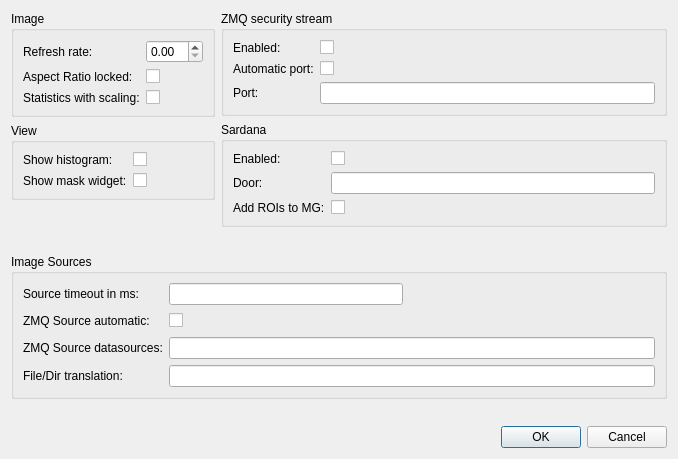
<?xml version="1.0" encoding="UTF-8"?>
<ui version="4.0">
 <class>Dialog</class>
 <widget class="QDialog" name="Dialog">
  <property name="geometry">
   <rect>
    <x>0</x>
    <y>0</y>
    <width>678</width>
    <height>459</height>
   </rect>
  </property>
  <property name="windowTitle">
   <string>Configuration</string>
  </property>
  <layout class="QGridLayout" name="gridLayout_7">
   <item row="0" column="0">
    <layout class="QVBoxLayout" name="verticalLayout_3">
     <item>
      <layout class="QHBoxLayout" name="horizontalLayout">
       <item>
        <layout class="QVBoxLayout" name="verticalLayout">
         <item>
          <widget class="QGroupBox" name="imageGroupBox">
           <property name="title">
            <string>Image</string>
           </property>
           <layout class="QGridLayout" name="gridLayout_2">
            <item row="0" column="0">
             <layout class="QGridLayout" name="imageGridLayout">
              <item row="0" column="0">
               <widget class="QLabel" name="rateLabel">
                <property name="toolTip">
                 <string>refresh rate of the image in seconds</string>
                </property>
                <property name="text">
                 <string>Refresh rate:</string>
                </property>
                <property name="buddy">
                 <cstring>rateDoubleSpinBox</cstring>
                </property>
               </widget>
              </item>
              <item row="0" column="1">
               <widget class="QDoubleSpinBox" name="rateDoubleSpinBox">
                <property name="toolTip">
                 <string>refresh rate of the image in seconds</string>
                </property>
                <property name="singleStep">
                 <double>0.010000000000000</double>
                </property>
               </widget>
              </item>
              <item row="1" column="0">
               <widget class="QLabel" name="aspectlockedLabel">
                <property name="toolTip">
                 <string>lock the aspect ration of the image</string>
                </property>
                <property name="text">
                 <string>Aspect Ratio locked:</string>
                </property>
                <property name="buddy">
                 <cstring>aspectlockedCheckBox</cstring>
                </property>
               </widget>
              </item>
              <item row="1" column="1">
               <widget class="QCheckBox" name="aspectlockedCheckBox">
                <property name="toolTip">
                 <string>lock the aspect ration of the image</string>
                </property>
                <property name="text">
                 <string/>
                </property>
               </widget>
              </item>
              <item row="2" column="0">
               <widget class="QLabel" name="statsscaleLabel">
                <property name="toolTip">
                 <string>statistics values with scaling</string>
                </property>
                <property name="text">
                 <string>Statistics with scaling:</string>
                </property>
                <property name="buddy">
                 <cstring>statsscaleCheckBox</cstring>
                </property>
               </widget>
              </item>
              <item row="2" column="1">
               <widget class="QCheckBox" name="statsscaleCheckBox">
                <property name="toolTip">
                 <string>statistics values with scaling</string>
                </property>
                <property name="text">
                 <string/>
                </property>
               </widget>
              </item>
             </layout>
            </item>
           </layout>
          </widget>
         </item>
         <item>
          <widget class="QGroupBox" name="groupBox_2">
           <property name="title">
            <string>View</string>
           </property>
           <layout class="QGridLayout" name="gridLayout_3">
            <item row="0" column="0">
             <layout class="QGridLayout" name="viewGridLayout">
              <item row="0" column="0">
               <widget class="QLabel" name="showhistoLabel">
                <property name="toolTip">
                 <string>show histogram to set range and color distribution</string>
                </property>
                <property name="text">
                 <string>Show histogram:</string>
                </property>
                <property name="buddy">
                 <cstring>showhistoCheckBox</cstring>
                </property>
               </widget>
              </item>
              <item row="0" column="1">
               <widget class="QCheckBox" name="showhistoCheckBox">
                <property name="toolTip">
                 <string>show histogram to set range and color distribution</string>
                </property>
                <property name="text">
                 <string/>
                </property>
               </widget>
              </item>
              <item row="1" column="0">
               <widget class="QLabel" name="showmaskLabel">
                <property name="toolTip">
                 <string>show widgets to select the image mask</string>
                </property>
                <property name="text">
                 <string>Show mask widget:</string>
                </property>
                <property name="buddy">
                 <cstring>showmaskCheckBox</cstring>
                </property>
               </widget>
              </item>
              <item row="1" column="1">
               <widget class="QCheckBox" name="showmaskCheckBox">
                <property name="toolTip">
                 <string>show widgets to select the image mask</string>
                </property>
                <property name="text">
                 <string/>
                </property>
               </widget>
              </item>
             </layout>
            </item>
           </layout>
          </widget>
         </item>
         <item>
          <spacer name="verticalSpacer">
           <property name="orientation">
            <enum>Qt::Vertical</enum>
           </property>
           <property name="sizeHint" stdset="0">
            <size>
             <width>20</width>
             <height>40</height>
            </size>
           </property>
          </spacer>
         </item>
        </layout>
       </item>
       <item>
        <layout class="QVBoxLayout" name="verticalLayout_2">
         <item>
          <widget class="QGroupBox" name="secGroupBox">
           <property name="title">
            <string>ZMQ security stream</string>
           </property>
           <layout class="QGridLayout" name="gridLayout_4">
            <item row="0" column="0">
             <layout class="QGridLayout" name="secGridLayout">
              <item row="0" column="0">
               <widget class="QLabel" name="secstreamLabel">
                <property name="toolTip">
                 <string>send the zmq security stream with the main image parameters</string>
                </property>
                <property name="text">
                 <string>Enabled:</string>
                </property>
                <property name="buddy">
                 <cstring>secstreamCheckBox</cstring>
                </property>
               </widget>
              </item>
              <item row="0" column="1">
               <widget class="QCheckBox" name="secstreamCheckBox">
                <property name="toolTip">
                 <string>send the zmq security stream with the main image parameters</string>
                </property>
                <property name="text">
                 <string/>
                </property>
               </widget>
              </item>
              <item row="1" column="0">
               <widget class="QLabel" name="secautoportLabel">
                <property name="toolTip">
                 <string>select port automatically for the zmq security stream</string>
                </property>
                <property name="text">
                 <string>Automatic port:</string>
                </property>
                <property name="buddy">
                 <cstring>secautoportCheckBox</cstring>
                </property>
               </widget>
              </item>
              <item row="1" column="1">
               <widget class="QCheckBox" name="secautoportCheckBox">
                <property name="toolTip">
                 <string>select port automatically for the zmq security stream</string>
                </property>
                <property name="text">
                 <string/>
                </property>
               </widget>
              </item>
              <item row="2" column="0">
               <widget class="QLabel" name="secportlLabel">
                <property name="toolTip">
                 <string>port for the zmq security stream</string>
                </property>
                <property name="text">
                 <string>Port:</string>
                </property>
                <property name="buddy">
                 <cstring>secportLineEdit</cstring>
                </property>
               </widget>
              </item>
              <item row="2" column="1">
               <widget class="QLineEdit" name="secportLineEdit">
                <property name="toolTip">
                 <string>port for the zmq security stream</string>
                </property>
               </widget>
              </item>
             </layout>
            </item>
           </layout>
          </widget>
         </item>
         <item>
          <widget class="QGroupBox" name="groupBox">
           <property name="title">
            <string>Sardana</string>
           </property>
           <layout class="QGridLayout" name="gridLayout">
            <item row="0" column="0">
             <layout class="QGridLayout" name="sardanaGridLayout">
              <item row="0" column="0">
               <widget class="QLabel" name="sardanalabel">
                <property name="toolTip">
                 <string>enable sardana features</string>
                </property>
                <property name="text">
                 <string>Enabled:</string>
                </property>
                <property name="buddy">
                 <cstring>sardanaCheckBox</cstring>
                </property>
               </widget>
              </item>
              <item row="0" column="1">
               <widget class="QCheckBox" name="sardanaCheckBox">
                <property name="toolTip">
                 <string>enable sardana features</string>
                </property>
                <property name="text">
                 <string/>
                </property>
               </widget>
              </item>
              <item row="1" column="0">
               <widget class="QLabel" name="doorLabel">
                <property name="toolTip">
                 <string>tango server device name of the Sarana Door</string>
                </property>
                <property name="text">
                 <string>Door:</string>
                </property>
                <property name="buddy">
                 <cstring>doorLineEdit</cstring>
                </property>
               </widget>
              </item>
              <item row="1" column="1">
               <widget class="QLineEdit" name="doorLineEdit">
                <property name="toolTip">
                 <string>tango server device name of the Sarana Door</string>
                </property>
               </widget>
              </item>
              <item row="2" column="0">
               <widget class="QLabel" name="addroisLabel">
                <property name="toolTip">
                 <string>add ROI aliases to the Active Measurement Group</string>
                </property>
                <property name="text">
                 <string>Add ROIs to MG:</string>
                </property>
                <property name="buddy">
                 <cstring>addroisCheckBox</cstring>
                </property>
               </widget>
              </item>
              <item row="2" column="1">
               <widget class="QCheckBox" name="addroisCheckBox">
                <property name="toolTip">
                 <string>add ROI aliases to the Active Measurement Group</string>
                </property>
                <property name="text">
                 <string/>
                </property>
               </widget>
              </item>
             </layout>
            </item>
           </layout>
          </widget>
         </item>
         <item>
          <spacer name="verticalSpacer_2">
           <property name="orientation">
            <enum>Qt::Vertical</enum>
           </property>
           <property name="sizeHint" stdset="0">
            <size>
             <width>20</width>
             <height>40</height>
            </size>
           </property>
          </spacer>
         </item>
        </layout>
       </item>
      </layout>
     </item>
     <item>
      <widget class="QGroupBox" name="sourcesGroupBox">
       <property name="title">
        <string>Image Sources</string>
       </property>
       <layout class="QGridLayout" name="gridLayout_6">
        <item row="0" column="0">
         <layout class="QGridLayout" name="sourcesGridLayout">
          <item row="3" column="1" colspan="4">
           <widget class="QLineEdit" name="dirtransLineEdit">
            <property name="toolTip">
             <string>JSON dictionary denoting what to replace
in the file name and the file directory for Tango File Source</string>
            </property>
           </widget>
          </item>
          <item row="2" column="0">
           <widget class="QLabel" name="zmqtopicsLabel">
            <property name="toolTip">
             <string>ZMQ source datasources separated by spaces</string>
            </property>
            <property name="text">
             <string>ZMQ Source datasources:</string>
            </property>
            <property name="buddy">
             <cstring>zmqtopicsLineEdit</cstring>
            </property>
           </widget>
          </item>
          <item row="2" column="1" colspan="4">
           <widget class="QLineEdit" name="zmqtopicsLineEdit">
            <property name="toolTip">
             <string>ZMQ source datasources separated by spaces</string>
            </property>
           </widget>
          </item>
          <item row="1" column="0">
           <widget class="QLabel" name="autozmqtopicsLabel">
            <property name="toolTip">
             <string>load possible ZMQ source datasources from the stream</string>
            </property>
            <property name="text">
             <string>ZMQ Source automatic:</string>
            </property>
            <property name="buddy">
             <cstring>autozmqtopicsCheckBox</cstring>
            </property>
           </widget>
          </item>
          <item row="1" column="2">
           <spacer name="horizontalSpacer">
            <property name="orientation">
             <enum>Qt::Horizontal</enum>
            </property>
            <property name="sizeHint" stdset="0">
             <size>
              <width>40</width>
              <height>20</height>
             </size>
            </property>
           </spacer>
          </item>
          <item row="3" column="0">
           <widget class="QLabel" name="dirtransLabel">
            <property name="toolTip">
             <string>JSON dictionary denoting what to replace
in the file name and the file directory for Tango File Source</string>
            </property>
            <property name="text">
             <string>File/Dir translation:</string>
            </property>
            <property name="buddy">
             <cstring>dirtransLineEdit</cstring>
            </property>
           </widget>
          </item>
          <item row="1" column="1">
           <widget class="QCheckBox" name="autozmqtopicsCheckBox">
            <property name="toolTip">
             <string>load possible ZMQ source datasources from the stream</string>
            </property>
            <property name="text">
             <string/>
            </property>
           </widget>
          </item>
          <item row="0" column="0">
           <widget class="QLabel" name="timeoutLabel">
            <property name="toolTip">
             <string>source timeout in ms</string>
            </property>
            <property name="text">
             <string>Source timeout in ms:</string>
            </property>
            <property name="buddy">
             <cstring>timeoutLineEdit</cstring>
            </property>
           </widget>
          </item>
          <item row="0" column="1">
           <widget class="QLineEdit" name="timeoutLineEdit">
            <property name="toolTip">
             <string>source timeout in ms</string>
            </property>
           </widget>
          </item>
         </layout>
        </item>
       </layout>
      </widget>
     </item>
     <item>
      <spacer name="verticalSpacer_3">
       <property name="orientation">
        <enum>Qt::Vertical</enum>
       </property>
       <property name="sizeHint" stdset="0">
        <size>
         <width>20</width>
         <height>40</height>
        </size>
       </property>
      </spacer>
     </item>
     <item>
      <widget class="QDialogButtonBox" name="buttonBox">
       <property name="orientation">
        <enum>Qt::Horizontal</enum>
       </property>
       <property name="standardButtons">
        <set>QDialogButtonBox::Cancel|QDialogButtonBox::Ok</set>
       </property>
      </widget>
     </item>
    </layout>
   </item>
  </layout>
 </widget>
 <resources/>
 <connections>
  <connection>
   <sender>buttonBox</sender>
   <signal>accepted()</signal>
   <receiver>Dialog</receiver>
   <slot>accept()</slot>
   <hints>
    <hint type="sourcelabel">
     <x>228</x>
     <y>424</y>
    </hint>
    <hint type="destinationlabel">
     <x>157</x>
     <y>274</y>
    </hint>
   </hints>
  </connection>
  <connection>
   <sender>buttonBox</sender>
   <signal>rejected()</signal>
   <receiver>Dialog</receiver>
   <slot>reject()</slot>
   <hints>
    <hint type="sourcelabel">
     <x>296</x>
     <y>430</y>
    </hint>
    <hint type="destinationlabel">
     <x>286</x>
     <y>274</y>
    </hint>
   </hints>
  </connection>
 </connections>
</ui>
